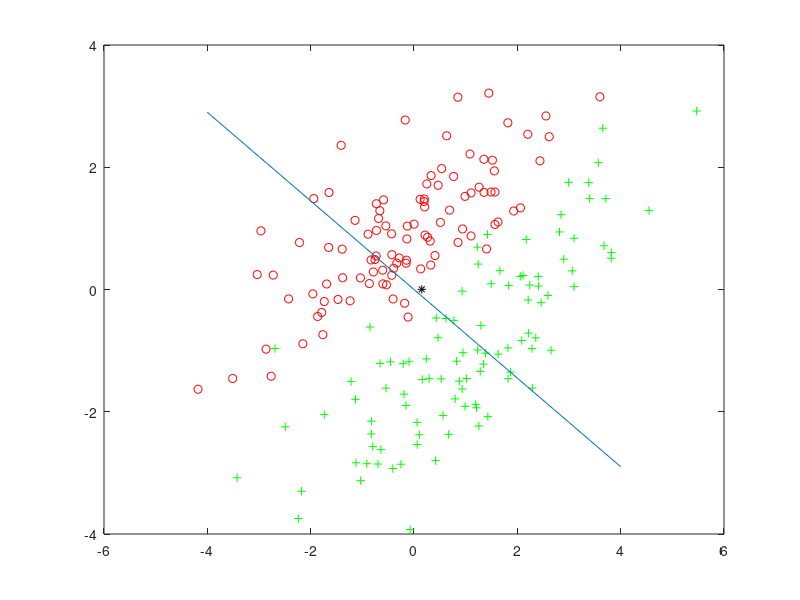

The MATLAB script that drew this image:
load testdata_fisher.mat
X1x=X1(:,1);
X1y=X1(:,2);
X2x=X2(:,1);
X2y=X2(:,2);
C1=cov(X1);
C2=cov(X2);
u1=(mean(X1))';
u2=(mean(X2))';
w=inv(C1+C2)*(u1-u2);
k=w(1)/w(2);
erfanshu=(w'*w);
unitw=w/(erfanshu);
proju1=w.*u1.*unitw;
proju2=w.*u2.*unitw;
c=(proju1+proju2)./2;
plot(X1x,X1y,'ro')
hold on
plot(X2x,X2y,'g+')
hold on
n=(-4:1:4);
y=n*k;
plot(n,y)
hold on
plot(c(1),c(2),'k*')

count=0;
          for(i=1:max(size(X1)))
          proj=dot(w,X1(i,:)');
                   if proj>=c
                   count=count+1;
                   end
                   
                   proj2=dot(w,X2(i,:)');
                             if proj2<c
                             count=count+1;
                             end
                             end
                             Per=count/(2*max(size(X1)))
                             hold off